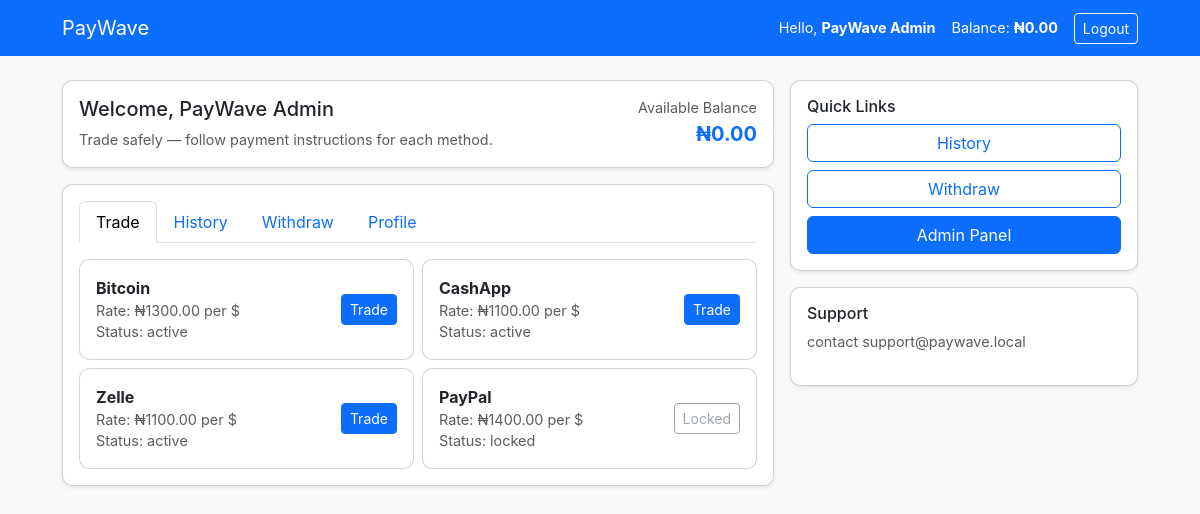
The app's page /dashboard (signed in) with its own data.
### tables this page shows
CREATE TABLE users(
        id INTEGER PRIMARY KEY AUTOINCREMENT,
        email TEXT UNIQUE,
        name TEXT,
        password TEXT,
        balance_ngn REAL DEFAULT 0,
        role TEXT DEFAULT 'user'
    );

CREATE TABLE rates(
        id INTEGER PRIMARY KEY AUTOINCREMENT,
        method TEXT UNIQUE,
        rate_ngn_per_usd REAL,
        tag TEXT,
        status TEXT DEFAULT 'active'
    );

### app.py (the view)
@app.route("/dashboard")
def dashboard():
    if not session.get("user_id"):
        return redirect(url_for("login"))
    db = get_db()
    rates = db.execute("SELECT * FROM rates WHERE status IN ('active','locked')").fetchall()
    trades = db.execute("SELECT * FROM trades WHERE user_id=? ORDER BY created_at DESC", (session["user_id"],)).fetchall()
    withdrawals = db.execute("SELECT * FROM withdrawals WHERE user_id=? ORDER BY created_at DESC", (session["user_id"],)).fetchall()
    user = db.execute("SELECT id,email,name,balance_ngn FROM users WHERE id=?", (session["user_id"],)).fetchone()
    return render_template("dashboard.html", rates=rates, trades=trades, withdrawals=withdrawals, user=user)

### app.py (called while the page is built)
def get_db():
    if "db" not in g:
        g.db = sqlite3.connect(DB)
        g.db.row_factory = sqlite3.Row
    return g.db

@app.context_processor
def inject_user():
    uid = session.get("user_id")
    if not uid:
        return dict(current_user=None, is_admin=False)
    db = get_db()
    row = db.execute("SELECT id,email,name,balance_ngn,role FROM users WHERE id=?", (uid,)).fetchone()
    if not row:
        return dict(current_user=None, is_admin=False)
    return dict(current_user=row, is_admin=(row["role"]=="admin"))

### templates/dashboard.html (shortened to what this page needs)
{% extends "base.html" %}
{% block content %}
<div class="row g-3">
  <div class="col-md-8">
    <div class="card mb-3 shadow-sm p-3">
      <div class="d-flex justify-content-between">
        <div>
          <h5>Welcome, {{ user.name or user.email }}</h5>
          <div class="small text-muted">Trade safely — follow payment instructions for each method.</div>
        </div>
        <div class="text-end">
          <div class="small text-muted">Available Balance</div>
          <div style="font-size:20px;font-weight:700;color:#0d6efd">₦{{ '%.2f'|format(user.balance_ngn) }}</div>
        </div>
      </div>
    </div>
    <div class="card p-3 mb-3 shadow-sm">
      <ul class="nav nav-tabs">
        <li class="nav-item"><a class="nav-link active" data-bs-toggle="tab" href="#trade">Trade</a></li>
        <li class="nav-item"><a class="nav-link" data-bs-toggle="tab" href="#history">History</a></li>
        <li class="nav-item"><a class="nav-link" data-bs-toggle="tab" href="#withdraw">Withdraw</a></li>
        <li class="nav-item"><a class="nav-link" data-bs-toggle="tab" href="#profile">Profile</a></li>
      </ul>
      <div class="tab-content mt-3">
        <div class="tab-pane show active" id="trade">
          <div class="row g-2">
            {% for r in rates %}
              <div class="col-md-6">
                <div class="card">
                  <div class="card-body d-flex justify-content-between align-items-center">
                    <div>
                      <div class="fw-bold">{{ r['method'] }}</div>
                      <div class="small text-muted">Rate: ₦{{ '%.2f'|format(r['rate_ngn_per_usd']) }} per $</div>
                      <div class="small text-muted">Status: {{ r['status'] }}</div>
                    </div>
                    <div>
                      {% if r['status']=='active' %}
                        <button class="btn btn-primary btn-sm" data-bs-toggle="modal" data-bs-target="#tradeModal" data-method="{{ r['method'] }}">Trade</button>
                      {% else %}
                        <button class="btn btn-outline-secondary btn-sm" disabled>Locked</button>
                      {% endif %}
                    </div>
                  </div>
                </div>
              </div>
            {% endfor %}
          </div>
        </div>
      </div>
    </div>
  </div>
  <div class="col-md-4">
    <div class="card shadow-sm p-3 mb-3">
      <h6>Quick Links</h6>
      <div class="d-grid gap-2">
        <a class="btn btn-outline-primary" href="#history" onclick="bootstrap.Tab.getOrCreateInstance(document.querySelector('[href=\"#history\"]')).show()">History</a>
        <a class="btn btn-outline-primary" href="#withdraw" onclick="bootstrap.Tab.getOrCreateInstance(document.querySelector('[href=\"#withdraw\"]')).show()">Withdraw</a>
        {% if is_admin %}<a class="btn btn-primary" href="/admin">Admin Panel</a>{% endif %}
      </div>
    </div>
    <div class="card shadow-sm p-3">
      <h6>Support</h6>
      <p class="small text-muted">contact support@paywave.local</p>
    </div>
  </div>
</div>
{% endblock %}

### templates/base.html (shortened to what this page needs)
<!doctype html>
<html>
<head>
  <link href="https://cdn.jsdelivr.net/npm/bootstrap@5.3.2/dist/css/bootstrap.min.css" rel="stylesheet">
  <link href="/static/style.css" rel="stylesheet">
</head>
<body>
<nav class="navbar navbar-expand-lg" style="background:#0d6efd;">
  <div class="container">
    <a class="navbar-brand text-white" href="/">PayWave</a>
    <div class="d-flex align-items-center">
      {% if current_user %}
        <div class="text-white me-3 small">Hello, <strong>{{ current_user.name or current_user.email }}</strong></div>
        <div class="text-white me-3 small">Balance: <strong>₦{{ '%.2f'|format(current_user.balance_ngn) }}</strong></div>
        <a class="btn btn-outline-light btn-sm" href="/logout">Logout</a>
      {% else %}
        <a class="btn btn-outline-light btn-sm me-2" href="/login">Login</a>
        <a class="btn btn-light btn-sm" href="/register">Register</a>
      {% endif %}
    </div>
  </div>
</nav>
<div class="container my-4">
  {% block content %}{% endblock %}
</div>
</body>
</html>

### static/style.css (style rules this page uses)
:root { --primary:#0d6efd;--muted:#6c757d;--bg:#f8f9fb }
body { background:var(--bg);font-family:Inter,Segoe UI,Arial;margin:0;color:#212529 }
.navbar { background:var(--primary)!important }
.container { max-width:1100px }
.card { border-radius:10px }
.small { font-size:0.9rem }

### records on screen
users: name "PayWave Admin", balance_ngn "0.00"
rates: method "Bitcoin", rate_ngn_per_usd "1300.00", status "active"
rates: method "CashApp", rate_ngn_per_usd "1100.00", status "active"
rates: method "Zelle", rate_ngn_per_usd "1100.00", status "active"
rates: method "PayPal", rate_ngn_per_usd "1400.00", status "locked", shows "Locked"
